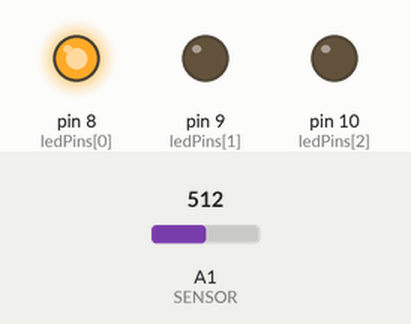
The sketch below on a simulated Arduino Uno, built with avr-gcc and run on an emulated ATmega328P. Shown: output pins drawn as LEDs (lit = HIGH). Inputs (shaded band) come from the test bench; at power-on: A1 (SENSOR) = 512.

Above: at 1.8 s.
1.9 s: A1 (SENSOR) set to 671
3.4 s: A1 (SENSOR) set to 689
At 5.0 s:
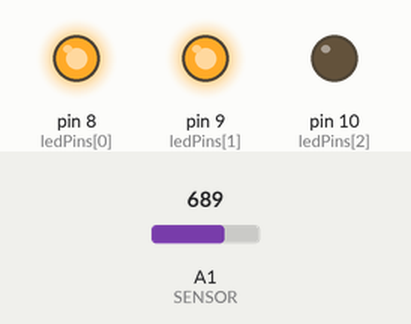
5.5 s: A1 (SENSOR) set to 1009
7.2 s: A1 (SENSOR) set to 1023
At 9.2 s:
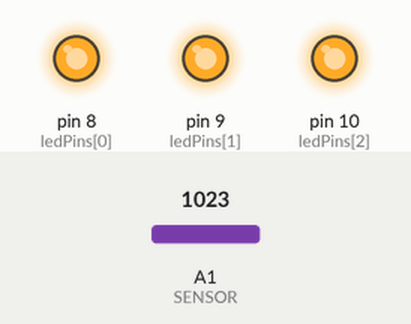
9.5 s: A1 (SENSOR) set to 306
At 10.8 s:
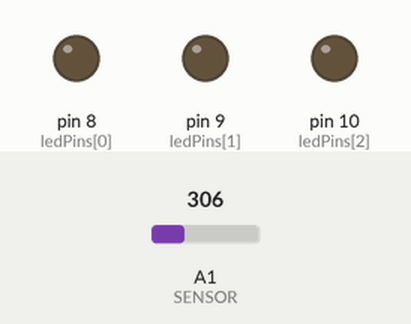
11.5 s: A1 (SENSOR) set to 332
13.2 s: A1 (SENSOR) set to 351
At 15.1 s:
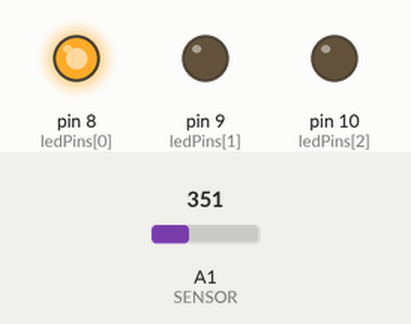
Timing chart, 0 to 16.5 s (numbered marks = the images above; inputs shaded):
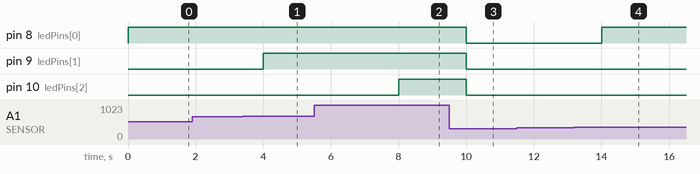

The sketch:

analog_conversion3.ino
```cpp
#define BAUDRATE 9600
#define SENSOR A1

int sens_value;
int ledPins[] = { 8, 9, 10 };
int ledCount = 3;

void setup(){
	Serial.begin(BAUDRATE);
	for (int thisLed = 0; thisLed < ledCount; thisLed++) {
		pinMode(ledPins[thisLed], OUTPUT);
		digitalWrite(ledPins[thisLed], LOW);
	}
	pinMode(SENSOR, INPUT);
}

void loop(){
	sens_value = analogRead(SENSOR);
	int ledLevel = map(sens_value, 0, 1023, 0, ledCount);

	for (int thisLed = 0; thisLed < ledCount; thisLed++) {
		if (thisLed < ledLevel) {
			digitalWrite(ledPins[thisLed], HIGH);
		}
		else {
			digitalWrite(ledPins[thisLed], LOW);
		}
	}
	delay(1000);
}
```

Measured:
- the behaviour switches between 681 and 682 on A1 (SENSOR) (found by bisection; images 0 and 1)
- the behaviour switches between 1022 and 1023 on A1 (SENSOR) (found by bisection; images 1 and 2)
- the behaviour switches between 340 and 341 on A1 (SENSOR) (found by bisection; images 3 and 4)
- after the input at 1.9 s, every drawn part: stays the same
- after the input at 3.4 s, pin 9 (ledPins[1]): LOW → HIGH after 0.60 s
- after the input at 5.5 s, every drawn part: stays the same
- after the input at 7.2 s, pin 10 (ledPins[2]): LOW → HIGH after 0.80 s
- after the input at 9.5 s, pin 8 (ledPins[0]), pin 9 (ledPins[1]), pin 10 (ledPins[2]): HIGH → LOW after 0.50 s
- after the input at 11.5 s, every drawn part: stays the same
- after the input at 13.2 s, pin 8 (ledPins[0]): LOW → HIGH after 0.80 s
